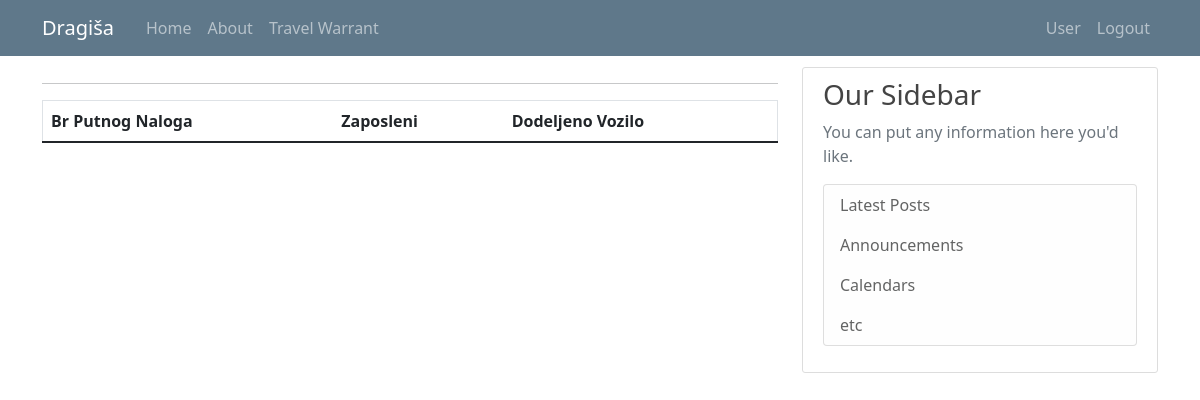
The app's page /travel_warrant_list (signed in), older data.
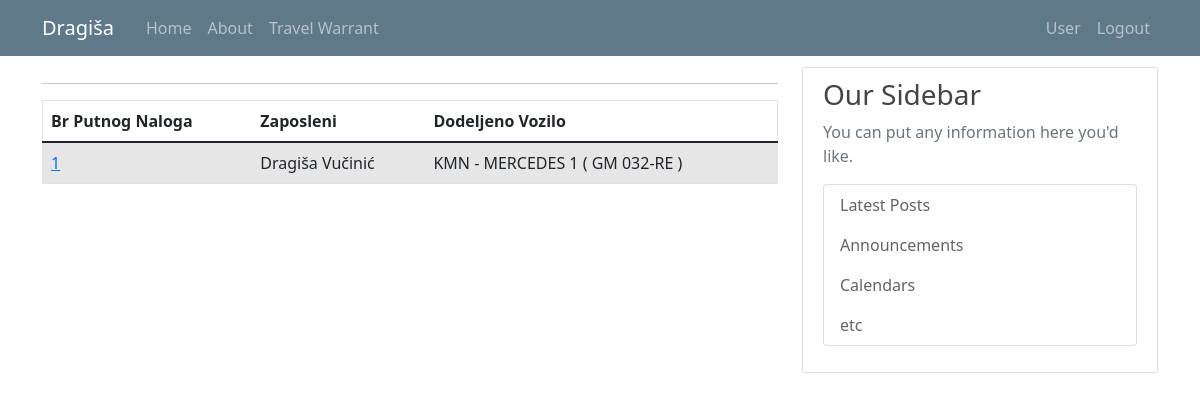
The same page, newer data.
### putninalozi/models.py (models this page shows, shortened)
class User(db.Model, UserMixin):
    id = db.Column(db.Integer, primary_key=True)
    email = db.Column(db.String(120), unique=True, nullable=False)
    password = db.Column(db.String(60), nullable = False)
    name = db.Column(db.String(20), unique=False, nullable=False)
    surname = db.Column(db.String(20), unique=False, nullable=False)
    gender = db.Column(db.String(1)) #(0, "srednji"), (1, "muški"), (2, "ženski")
    workplace = db.Column(db.String(20), unique=False, nullable=False)
    authorization = db.Column(db.String(10), nullable = False) # ovde treba da budu tipovi korisnika: S_admin, C_admin, C_user
    company_id = db.Column(db.Integer, db.ForeignKey('company.id'), nullable=True)
    travelwarrants = db.relationship('TravelWarrant', backref='travelwarrant_user', lazy=True)

class TravelWarrant(db.Model):
    travel_warrant_id = db.Column(db.Integer, primary_key=True)
    user_id = db.Column(db.Integer, db.ForeignKey('user.id'), nullable=False)
    with_task = db.Column(db.String(50), nullable=False)
    company_id = db.Column(db.Integer, db.ForeignKey('company.id'), nullable=False)
    abroad_contry = db.Column(db.String(50), nullable=True)
    relation = db.Column(db.String(150), nullable=False)
    start_datetime = db.Column(db.DateTime, nullable=True)
    end_datetime = db.Column(db.DateTime, nullable=True)
    vehicle_id = db.Column(db.Integer, db.ForeignKey('vehicle.id'), nullable=True)
    together_with = db.Column(db.Integer, nullable=True)
    personal_type = db.Column(db.String(10), nullable=True)
    personal_brand = db.Column(db.String(10), nullable=True)
    personal_registration = db.Column(db.String(12), nullable=True)
    other = db.Column(db.String(50), nullable=True) #avion, bus, taksi...
    advance_payment = db.Column(db.Integer, nullable=False)
    advance_payment_currency = db.Column(db.String(5), nullable=False)
    daily_wage = db.Column(db.Integer, nullable=False)
    daily_wage_currency = db.Column(db.String(5), nullable=False)
    costs_pays = db.Column(db.String(20), nullable=False)
    km_start = db.Column(db.Integer, nullable=True)
    km_end = db.Column(db.Integer, nullable=True)
    status = db.Column(db.Integer, nullable=False)

class Vehicle(db.Model):
    id = db.Column(db.Integer, primary_key=True)
    vehicle_type = db.Column(db.String(10), nullable = False)
    vehicle_brand = db.Column(db.String(10), nullable = False)
    vehicle_registration = db.Column(db.String(12), nullable = False)
    company_id = db.Column(db.Integer, db.ForeignKey('company.id'), nullable=False)
    travelwarrants = db.relationship('TravelWarrant', backref='travelwarrant_vehicle', lazy=True)

### putninalozi/travel_warrants/routes.py (the view)
@travel_warrants.route("/travel_warrant_list")
def travel_warrant_list():
    if not current_user.is_authenticated:
        flash('You have to be logged in to access this page', 'danger')
        return redirect(url_for('users.login'))
    warrants = TravelWarrant.query.all()
    return render_template('travel_warrant_list.html', title='Travel Warrants', warrants=warrants)

### putninalozi/models.py (called while the page is built)
@login_manager.user_loader
def load_user(user_id):
    return User.query.get(int(user_id))

### putninalozi/templates/travel_warrant_list.html (shortened to what this page needs)
{% extends "layout.html" %}
{% block content %}
<hr>
<table id="data" border="1" class="table table-striped">
  {% if current_user.authorization == 's_admin' %}
    <thead>
      <tr id="header">
        <th>Br Putnog Naloga</th>
        <th>Company</th>
        <th>Zaposleni</th>
        <th>Dodeljeno Vozilo</th>
      </tr>
    </thead>
    <tbody>
      {% for warrant in warrants %}
        <tr>
          <td> <a class="mr-2" href="{{ url_for('travel_warrants.travel_warrant_profile', warrant_id=warrant.travel_warrant_id) }}" title="Edit Travel Warrant"> {{ warrant.travel_warrant_id }} </a> </td>
          <td> {{ warrant.travelwarrant_company.companyname }} </td>
          <td> {{ warrant.travelwarrant_user.name }} {{ warrant.travelwarrant_user.surname }} </td>
          <td> {{ warrant.travelwarrant_vehicle.vehicle_type }} - {{warrant.travelwarrant_vehicle.vehicle_brand}} ( {{warrant.travelwarrant_vehicle.vehicle_registration}} )</td>
        </tr>
      {% endfor %}
    </tbody>
  {% else %}
    <thead>
      <tr id="header">
        <th>Br Putnog Naloga</th>
        <th>Zaposleni</th>
        <th>Dodeljeno Vozilo</th>
      </tr>
    </thead>
    <tbody>
      {% for warrant in warrants %}
        {% if current_user.id == warrant.travelwarrant_user.id %}
          <tr>
            <td> <a class="mr-2" href="{{ url_for('travel_warrants.travel_warrant_profile', warrant_id=warrant.travel_warrant_id) }}" title="Edit Travel Warrant"> {{ warrant.travel_warrant_id }} </a> </td>
            <td> {{ warrant.travelwarrant_user.name }} {{ warrant.travelwarrant_user.surname}} </td>
            <td> {{ warrant.travelwarrant_vehicle.vehicle_type }} - {{warrant.travelwarrant_vehicle.vehicle_brand}} ( {{warrant.travelwarrant_vehicle.vehicle_registration}} ) </td>
          </tr>
        {% endif %}
      {% endfor %}
    </tbody>
  {% endif %}
</table>
{% endblock content%}

### putninalozi/templates/layout.html (shortened to what this page needs)
<!doctype html>
<html lang="en">
  <head>
    <link rel="stylesheet" href="https://cdn.jsdelivr.net/npm/bootstrap@4.3.1/dist/css/bootstrap.min.css">
    <link rel="stylesheet" type="text/css" href="{{ url_for('static', filename='main.css') }}">
    <link href="https://cdn.jsdelivr.net/npm/bootstrap@5.0.1/dist/css/bootstrap.min.css" rel="stylesheet">
    <link rel="stylesheet" type="text/css" href="https://cdn.datatables.net/1.10.25/css/dataTables.bootstrap5.css">
  </head>
  <body>
    <header class="site-header">
      <nav class="navbar navbar-expand-md navbar-dark bg-steel fixed-top">
        <div class="container">
          <a class="navbar-brand mr-4" href="/">{{ current_user.name }}</a>
          <div class="collapse navbar-collapse" id="navbarToggle">
            <div class="navbar-nav mr-auto">
              {% if current_user.is_authenticated %}
                <a class="nav-item nav-link" href="{{ url_for('main.home') }}">Home</a>
                <a class="nav-item nav-link" href="{{ url_for('main.about') }}">About</a>
                <a class="nav-item nav-link" href="{{ url_for('travel_warrants.travel_warrant_list') }}">Travel Warrant</a>
              {% else %}
                <a class="nav-item nav-link" href="{{ url_for('main.home') }}">Home</a>
                <a class="nav-item nav-link" href="{{ url_for('main.about') }}">About</a>
              {% endif %}
            </div>
            <div class="navbar-nav">
              {% if current_user.is_authenticated %}
                {% if current_user.authorization == 's_admin' %}
                  <a class="nav-item nav-link" href="{{ url_for('companys.company_list') }}">Company</a>
                  <a class="nav-item nav-link" href="{{ url_for('vehicles.vehicle_list') }}">Vehicle</a>
                  <a class="nav-item nav-link" href="{{ url_for('users.user_list') }}">User</a>
                  <a class="nav-item nav-link" href="{{ url_for('users.logout') }}">Logout</a>
                {% else %}
                  <a class="nav-item nav-link" href="{{ url_for('users.user_list') }}">User</a>
                  <a class="nav-item nav-link" href="{{ url_for('users.logout') }}">Logout</a>
                {% endif %}
              {% else %}
                <a class="nav-item nav-link" href="{{ url_for('users.login') }}">Login</a>
              {% endif %}
            </div>
          </div>
        </div>
      </nav>
    </header>
    <main role="main" class="container">
      <div class="row">
        <div class="col-md-8">
          {% block content %}{% endblock %}
        </div>
        <div class="col-md-4">
          <div class="content-section">
            <h3>Our Sidebar</h3>
            <p class='text-muted'>You can put any information here you'd like.
              <ul class="list-group">
                <li class="list-group-item list-group-item-light">Latest Posts</li>
                <li class="list-group-item list-group-item-light">Announcements</li>
                <li class="list-group-item list-group-item-light">Calendars</li>
                <li class="list-group-item list-group-item-light">etc</li>
              </ul>
            </p>
          </div>
        </div>
      </div>
    </main>
  </body>
</html>

### putninalozi/static/main.css (style rules this page uses)
body { background: #fafafa; color: #333333; margin-top: 5rem; }
h1, h2, h3, h4, h5, h6 { color: #444444; }
.bg-steel { background-color: #5f788a; }
.site-header .navbar-nav .nav-link { color: #cbd5db; }
.content-section { background: #ffffff; padding: 10px 20px; border: 1px solid #dddddd; border-radius: 3px; margin-bottom: 20px; }

Row changes from the older to the newer data that the page shows:
added TravelWarrant: travel_warrant_id "1", travelwarrant_user.name "Dragiša", travelwarrant_user.surname "Vučinić", travelwarrant_vehicle.vehicle_type "KMN", travelwarrant_vehicle.vehicle_brand "MERCEDES 1", travelwarrant_vehicle.vehicle_registration "GM 032-RE"
